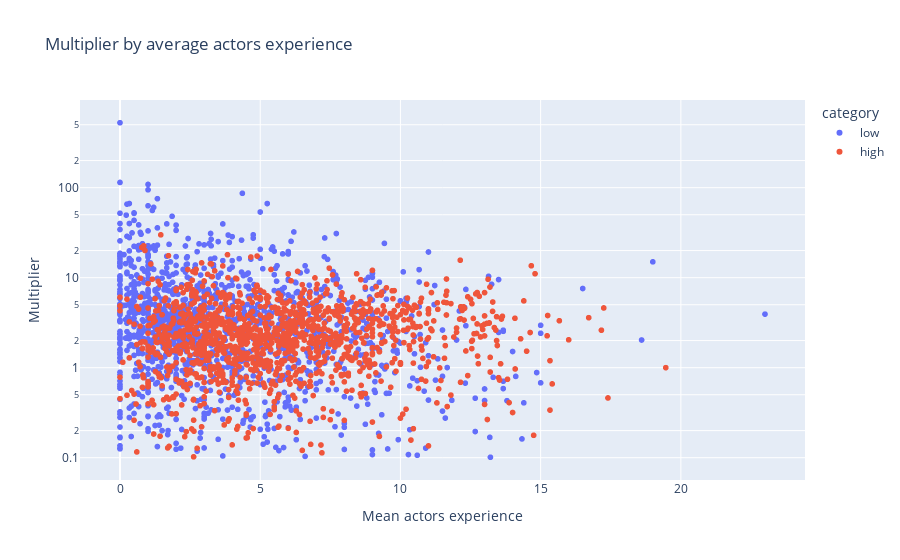

Notebook cell for this chart:
### Markdown cell above
### Mean actor's experience and popularity

### Code cell
# Plot the multiplier vs actor's experience

fig = px.scatter(df, x='average_actor_exp', y='multiplier', color='category',
                 labels={'average_actor_exp': 'Mean actors experience', 'multiplier': 'Multiplier'},
                 title='Multiplier by average actors experience', log_y=True)
fig.show()

fig.write_html("./plots_html/multiplier_actors_experience.html",include_plotlyjs = False)

### Figure 1 — Plotly figure (JSON) as saved in the notebook; plotly's stock layout.template omitted (floating-point values rounded to 4 significant figures; data arrays with more than 128 entries replaced by an {"elided": "..."} marker saying what was removed)
{"data": [{"hovertemplate": "category=low<br>Mean actors experience=%{x}<br>Multiplier=%{y}<extra></extra>", "legendgroup": "low", "marker": {"color": "#636efa", "symbol": "circle"}, "mode": "markers", "name": "low", "showlegend": true, "type": "scattergl", "x": {"elided": "1349 float values"}, "xaxis": "x", "y": {"elided": "1349 float values"}, "yaxis": "y"}, {"hovertemplate": "category=high<br>Mean actors experience=%{x}<br>Multiplier=%{y}<extra></extra>", "legendgroup": "high", "marker": {"color": "#EF553B", "symbol": "circle"}, "mode": "markers", "name": "high", "showlegend": true, "type": "scattergl", "x": {"elided": "1308 float values"}, "xaxis": "x", "y": {"elided": "1308 float values"}, "yaxis": "y"}], "layout": {"legend": {"title": {"text": "category"}, "tracegroupgap": 0}, "title": {"text": "Multiplier by average actors experience"}, "xaxis": {"anchor": "y", "domain": [0, 1], "title": {"text": "Mean actors experience"}}, "yaxis": {"anchor": "x", "domain": [0, 1], "title": {"text": "Multiplier"}, "type": "log"}}}
